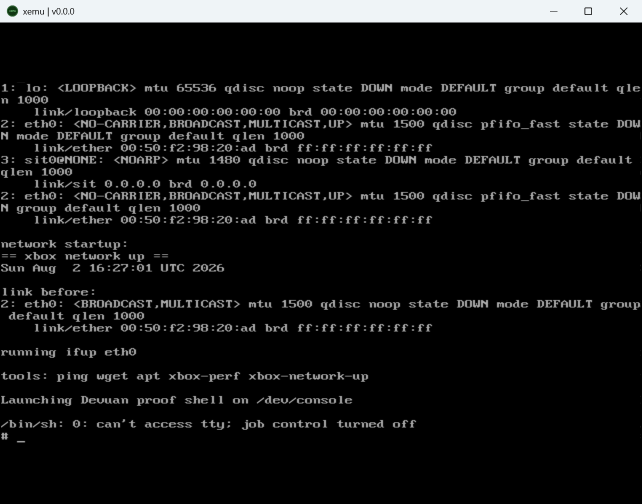
#> input picture tests/fixtures/devuan58-terminal-proof.png, 1284 x 1007 px (shown at 1/2 size)
$ python classify_xemu_boot_frame.py ../tests/fixtures/devuan58-terminal-proof.png
#> lines starting #> are read from the running program, lines starting #| are printed output that depends on the picture
#!/usr/bin/env python3
"""Classify a full-window xemu capture without OCR or guest instrumentation."""

from __future__ import annotations

import argparse
import hashlib
import json
from pathlib import Path

from PIL import Image, ImageStat


def ratio(values: list[bool]) -> float:
    return sum(values) / len(values) if values else 0.0


def image_data(image: Image.Image):
    """Return pixels on both current and older supported Pillow releases."""
    getter = getattr(image, "get_flattened_data", None)
    return getter() if getter is not None else image.getdata()


def binary_distance(left: Image.Image, right: Image.Image) -> float:
    left_gray = left.convert("L").resize((128, 96))
    right_gray = right.convert("L").resize((128, 96))
    differences = [
        abs(a - b)
        for a, b in zip(image_data(left_gray), image_data(right_gray))
    ]
    return sum(differences) / (len(differences) * 255)


def classify(path: Path, reference: Path | None = None) -> dict[str, object]:
    with Image.open(path) as source:
#> source is the input picture: PIL image 1284x1007 RGBA; mean R, G, B, A 20.4, 20.7, 20.8, 255
        image = source.convert("RGB")

    width, height = image.size
#> width = 1284; height = 1007
    # Exclude most title-bar and black letterbox area while retaining the guest display.
    guest = image.crop((0, int(height * 0.12), width, int(height * 0.91)))
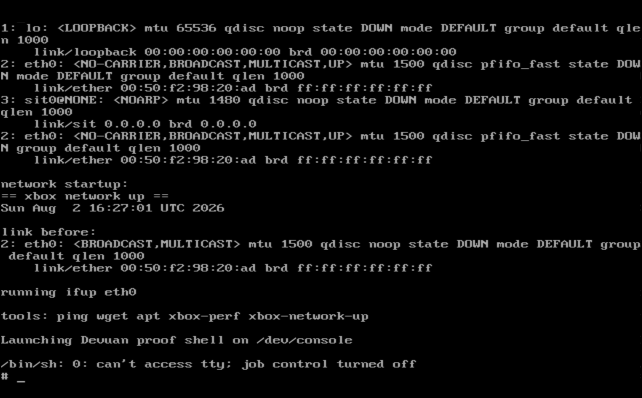
#> guest: PIL image 1284x796 RGB (shown at 1/2 size); min 0, max 170, mean 12.5
    sample = guest.resize((240, 160))
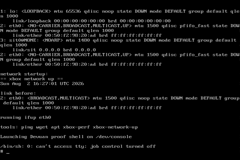
#> sample: PIL image 240x160 RGB; min 0, max 148, mean 12.9
    pixels = list(image_data(sample))
#> pixels = 38400 items
    luminance = [(r * 299 + g * 587 + b * 114) // 1000 for r, g, b in pixels]
#> luminance = 38400 items

    blue_ratio = ratio([
        b >= 70 and b >= int(r * 1.25) and b >= int(g * 1.12)
        for r, g, b in pixels
    ])
#> blue_ratio = 0
    green_ratio = ratio([
        g >= 70 and g >= int(r * 1.25) and g >= int(b * 1.08)
        for r, g, b in pixels
    ])
#> green_ratio = 0
    dark_ratio = ratio([value < 42 for value in luminance])
#> dark_ratio = 0.86
    light_ratio = ratio([value > 150 for value in luminance])
#> light_ratio = 0

    gray = sample.convert("L")
    horizontal = []
    vertical = []
    for y in range(1, gray.height - 1):
        for x in range(1, gray.width - 1):
            value = gray.getpixel((x, y))
            horizontal.append(abs(value - gray.getpixel((x + 1, y))) > 58)
            vertical.append(abs(value - gray.getpixel((x, y + 1))) > 58)
#> after the loop, horizontal = 37604 items; vertical = 37604 items
    edge_ratio = (ratio(horizontal) + ratio(vertical)) / 2
#> edge_ratio = 0.0618

    center = sample.crop((int(sample.width * 0.05), int(sample.height * 0.10),
                          int(sample.width * 0.83), int(sample.height * 0.73)))
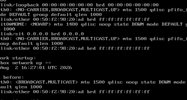
#> center: PIL image 187x100 RGB; min 0, max 148, mean 17.3
    center_luma = list(image_data(center.convert("L")))
#> center_luma = 18700 values, max 148 at index 8986, min 0 at index 7, mean 17.31
    center_dark_ratio = ratio([value < 42 for value in center_luma])
#> center_dark_ratio = 0.815

    fingerprint_image = sample.convert("L").resize((48, 32))
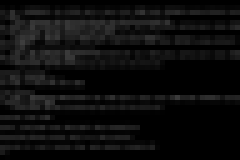
#> fingerprint_image: PIL image 48x32 L (shown 5 times larger); min 0, max 61, mean 13.2
    fingerprint_bytes = bytes(
        min(255, (value // 16) * 16)
        for value in image_data(fingerprint_image)
    )
    fingerprint = hashlib.sha256(fingerprint_bytes).hexdigest().upper()

    reference_distance = None
    if reference is not None and reference.exists():
        with Image.open(reference) as reference_image:
            reference_distance = binary_distance(image, reference_image.convert("RGB"))

    mean_rgb = ImageStat.Stat(sample).mean
#> mean_rgb = [12.91, 12.91, 12.91]
    channel_spread = max(mean_rgb) - min(mean_rgb)
#> channel_spread = 0

    # Xromwell is blue-dominant. Console text retains more local contrast than
    # a dark transition after downscaling. The X server's monochrome stipple is
    # nearly neutral gray; a populated terminal makes the center mostly dark.
    if blue_ratio >= 0.30:
        stage = "xromwell"
    elif green_ratio >= 0.25:
        stage = "xbox-splash"
    elif green_ratio >= 0.02 and dark_ratio >= 0.75 and edge_ratio < 0.02:
        stage = "xbox-error"
    elif dark_ratio >= 0.72 and edge_ratio >= 0.025:
        stage = "linux-text"
    elif channel_spread <= 5.0 and 20 <= sum(mean_rgb) / 3 <= 90 and dark_ratio < 0.70:
        stage = "desktop-x"
    elif dark_ratio >= 0.86:
        stage = "dark-transition"
    else:
        stage = "unknown"

    return {
        "path": str(path.resolve()),
        "width": width,
        "height": height,
        "stage": stage,
        "blueRatio": round(blue_ratio, 6),
        "greenRatio": round(green_ratio, 6),
        "darkRatio": round(dark_ratio, 6),
        "lightRatio": round(light_ratio, 6),
        "edgeRatio": round(edge_ratio, 6),
        "centerDarkRatio": round(center_dark_ratio, 6),
        "referenceDistance": None if reference_distance is None else round(reference_distance, 6),
        "fingerprint": fingerprint,
        "meanRgb": [round(value, 2) for value in mean_rgb],
    }


def main() -> None:
    parser = argparse.ArgumentParser()
    parser.add_argument("image", type=Path)
    parser.add_argument("--reference", type=Path)
    parser.add_argument("--pretty", action="store_true")
    args = parser.parse_args()
    print(json.dumps(classify(args.image, args.reference), indent=2 if args.pretty else None))


if __name__ == "__main__":
    main()
